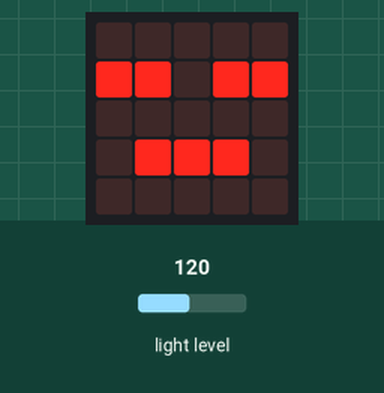
This program was run on a simulated BBC micro:bit (MakeCode). Shown: the board's 5×5 LED display. Inputs (shaded band) come from the test bench; at power-on: light level 120.

Above: at 1.2 s.
1.3 s: light level set to 45
2.8 s: light level set to 37
At 3.5 s:
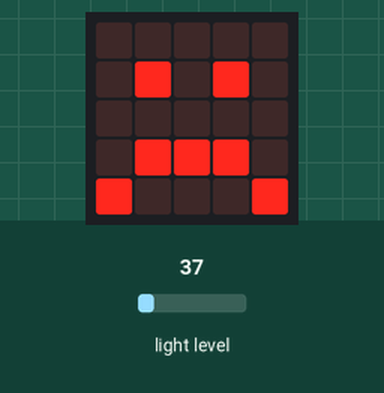
4.3 s: light level set to 191
At 4.9 s:
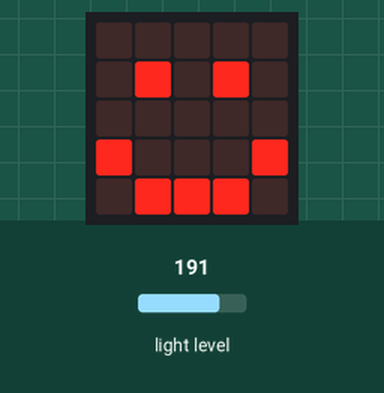
5.8 s: light level set to 185
7.6 s: light level set to 177
At 8.9 s:
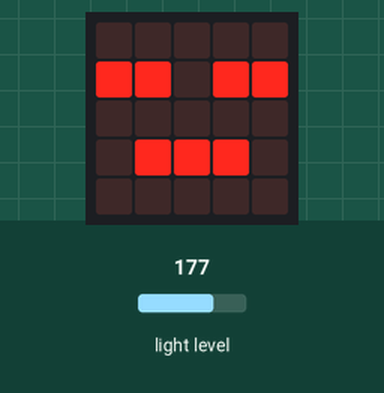
9.4 s: light level set to 5
At 11.5 s:
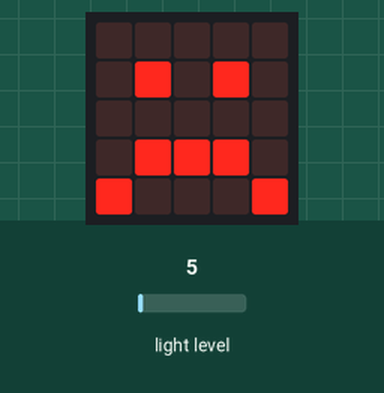
Timing chart, 0 to 12.5 s (numbered marks = the images above; inputs shaded):
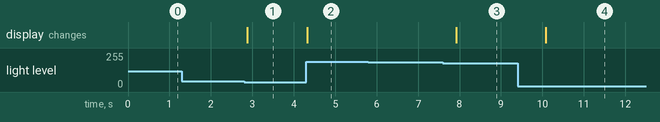

The program:

main.ts
```typescript
let item = 0
basic.forever(function () {
    item = input.lightLevel()
    if (180 < item) {
        basic.showIcon(IconNames.Happy)
    } else if (40 < item) {
        basic.showIcon(IconNames.Asleep)
    } else {
        basic.showIcon(IconNames.Sad)
    }
    basic.pause(100)
})
```

test.ts
```typescript
// οι δοκιμές πηγαίνουν εδώ, δεν θα γίνει εκτέλεση όταν αυτό το πακέτο χρησιμοποιηθεί ως επέκταση.
```

Measured:
- the behaviour switches between 41 and 40 on light level (found by bisection; images 0 and 1)
- the behaviour switches between 181 and 180 on light level (found by bisection; images 2 and 3)
- after the input at 1.3 s, every drawn part: stays the same
- after the input at 2.8 s, the display: changes after 0.08 s (image 1)
- after the input at 4.3 s, the display: changes at once (image 2)
- after the input at 5.8 s, every drawn part: stays the same
- after the input at 7.6 s, the display: changes after 0.32 s (image 3)
- after the input at 9.4 s, the display: changes after 0.68 s (image 4)
